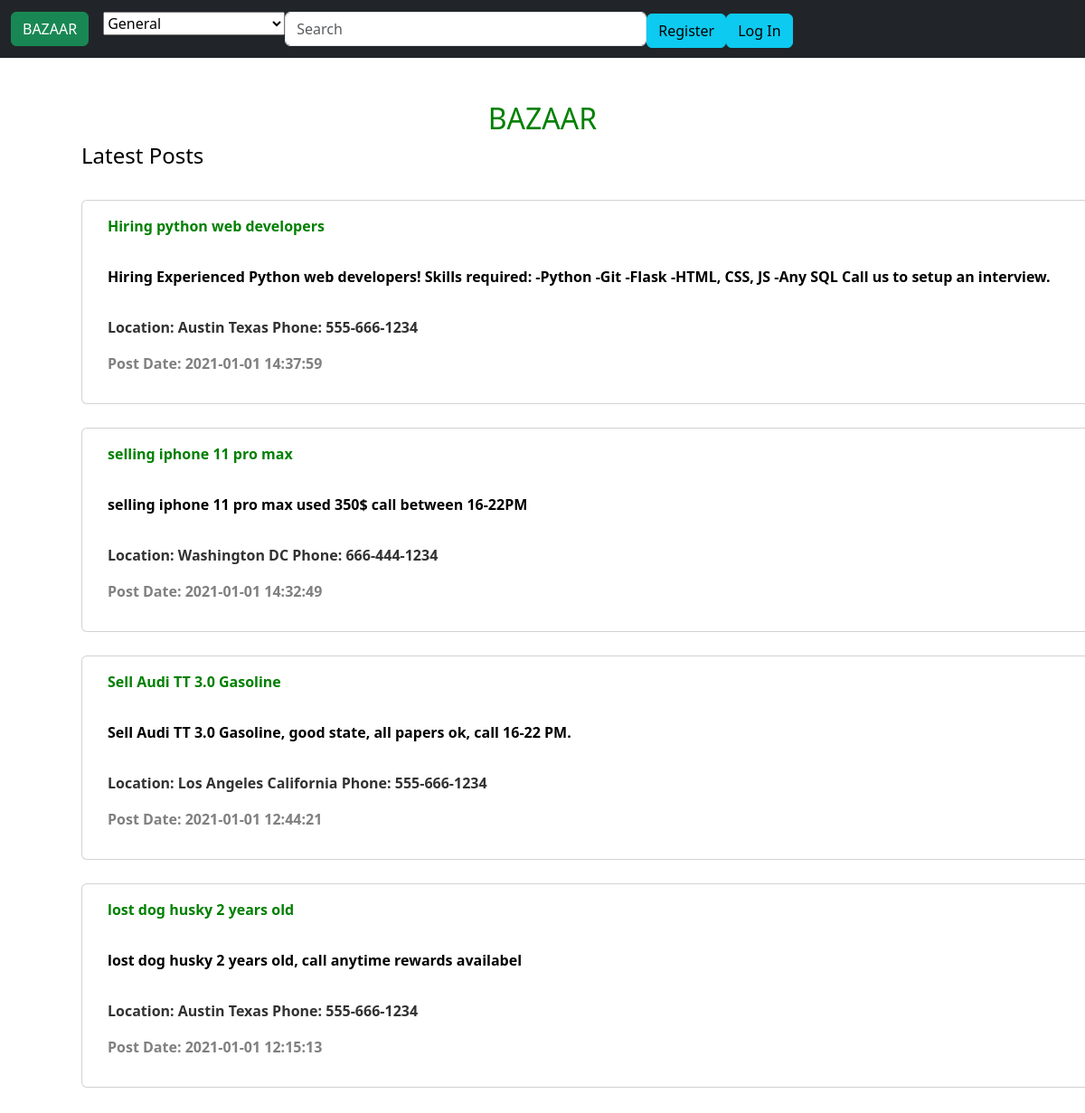
Before: / with the older database file.
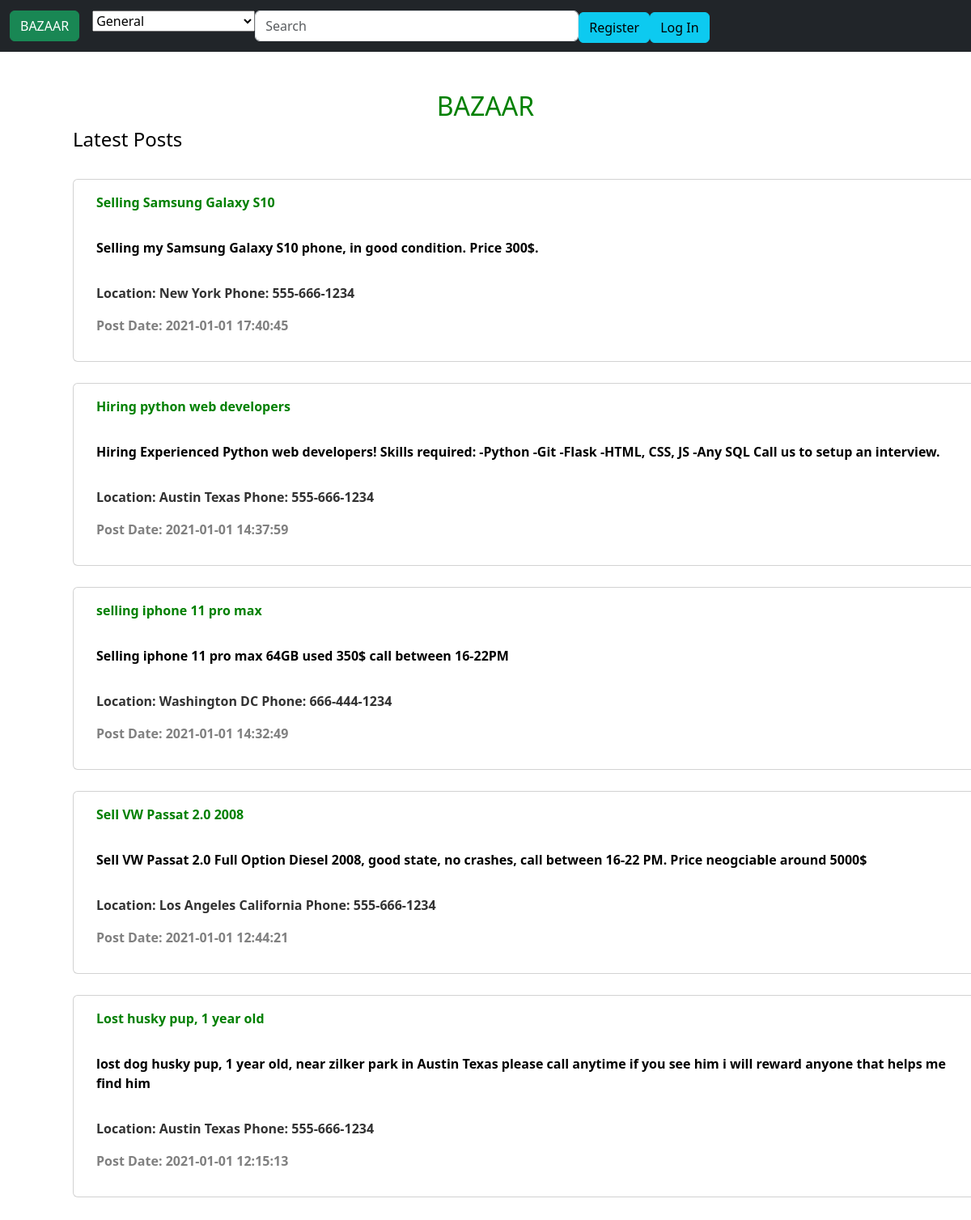
After: the same page with the newer database file.
### tables this page shows
CREATE TABLE "posts" (
	"id"	INTEGER NOT NULL UNIQUE,
	"owner_id"	INTEGER NOT NULL,
	"title"	TEXT NOT NULL DEFAULT 'NOT SET',
	"details"	TEXT NOT NULL DEFAULT 'NOT SET',
	"city"	TEXT NOT NULL,
	"phone"	TEXT DEFAULT '000-000-0000',
	"section"	INTEGER NOT NULL DEFAULT 0,
	"postDate"	TEXT NOT NULL DEFAULT '2100-0-0',
	PRIMARY KEY("id" AUTOINCREMENT)
);

### app.py (the view)
@app.route("/")
def index():
    s = "SELECT * FROM posts ORDER BY posts.postDate DESC LIMIT 20"
    db = engine.connect()
    res = db.execute(s)
    return render_template("index.html", listPosts=res)

### app.py (called while the page is built)
@app.after_request
def after_request(response):
    response.headers["Cache-Control"] = "no-cache, no-store, must-revalidate"
    response.headers["Expires"] = 0
    response.headers["Pragma"] = "no-cache"
    return response

### templates/index.html (shortened to what this page needs)
{% extends "layout.html" %}
{% block main %}
<form action="/myposts" method="POST">
    <div class="container">
        <h2 style="color: green; text-align:center">BAZAAR</h2>
        <div class="d-grid gap-3">
            <h4 style="color:black;"> Latest Posts </h4>
            {% for post in listPosts %}
            <div class="container" style="margin-top: 10px;">
                <div class="row">
                    <div class="card " style="width: 1000rem; font-weight:bold; color:green">
                        <div class="card-body">
                            {{post[2]}}
                        </div>
                        <div style="color:rgb(0, 0, 0);" class="card-body">
                            {{post[3]}}
                        </div>
                        <div style="color: rgb(50, 50, 50)" class="card-body">
                            <p>Location: {{post[4]}} Phone: {{post[5]}}</p>
                            <p style="color: gray;">Post Date: {{post[7]}}</p>
                        </div>
                    </div>
                </div>
            </div>
            {% endfor %}
        </div>
    </div>
</form>
{% endblock %}

### templates/layout.html (shortened to what this page needs)
<!DOCTYPE html>
<html lang="en">
<head>
    <link rel="stylesheet" type="text/css" href="./static/css/bootstrap.min.css">
</head>
<body>
    <nav id="navbar_top" class="navbar navbar-expand-md  sticky-top  navbar-dark bg-dark ">
        <div class="container-fluid">
            <div class="collapse navbar-collapse" id="navbarToggler">
                <a class="navbar-brand">
                    <form method="get" action="/">
                        <button type="submit" class="btn btn-success">BAZAAR</button>
                    </form>
                </a>
                <form action="/search" method="POST">
                    <ul class="navbar-nav mr-auto">
                        <div class="mr-auto">
                            <select name="search_category" class="custom-select">
                                <option selected>General</option>
                            </select>
                        </div>
                        <input class="form-control mr-auto" style="width: 400px;" type="sumbit" placeholder="Search"
                            aria-label="Search" name="search">
                    </ul>
                </form>
                <ul class="navbar-nav ml-auto ">
                    {% if session.user_id %}
                    <form method="get" action="/newpost">
                        <button type="submit" class="btn btn-info mr-1 mt-1">New Post</button>
                    </form>
                    <form method="get" action="/myposts">
                        <button type="submit" class="btn btn-info mr-1 mt-1">My Posts</button>
                    </form>
                    <form method="get" action="/changepass">
                        <button type="submit" class="btn btn-info mr-1 mt-1">Change Password</button>
                    </form>
                    <form method="get" action="/logout">
                        <button type="submit" class="btn btn-danger mr-1 mt-1">Log Out</button>
                    </form>
                    {% else %}
                    <form method="get" action="/register">
                        <button type="submit" class="btn btn-info mr-1 mt-1">Register</button>
                    </form>
                    <form method="get" action="/login">
                        <button type="submit" class="btn btn-info mr-1 mt-1">Log In</button>
                    </form>
                    {% endif %}
                </ul>
            </div>
        </div>
    </nav>
    <main class="container p-5">
        {% block main %}
        {% endblock %}
    </main>
</body>
</html>

Changed rows visible on the page:
added posts: title "Selling Samsung Galaxy S10", details "Selling my Samsung Galaxy S10 phone, in good condition. Price 300$.", city "New York", phone "555-666-1234", postDate "2021-01-01 17:40:45"
changed posts "selling iphone 11 pro max": details "selling iphone 11 pro max used 350$ call between 16-22PM" → "Selling iphone 11 pro max 64GB used 350$ call between 16-22PM"
changed posts "Los Angeles California": title "Sell Audi TT 3.0 Gasoline" → "Sell VW Passat 2.0 2008"; details "Sell Audi TT 3.0 Gasoline, good state, all papers ok, call 16-22 PM." → "Sell VW Passat 2.0 Full Option Diesel 2008, good state, no crashes, call between 16-22 PM. Price neogciable around 5000$"
changed posts: title "lost dog husky 2 years old" → "Lost husky pup, 1 year old"; details "lost dog husky 2 years old, call anytime rewards availabel" → "lost dog husky pup, 1 year old, near zilker park in Austin Texas please call anytime if you see him i will reward anyone that helps me find him"
